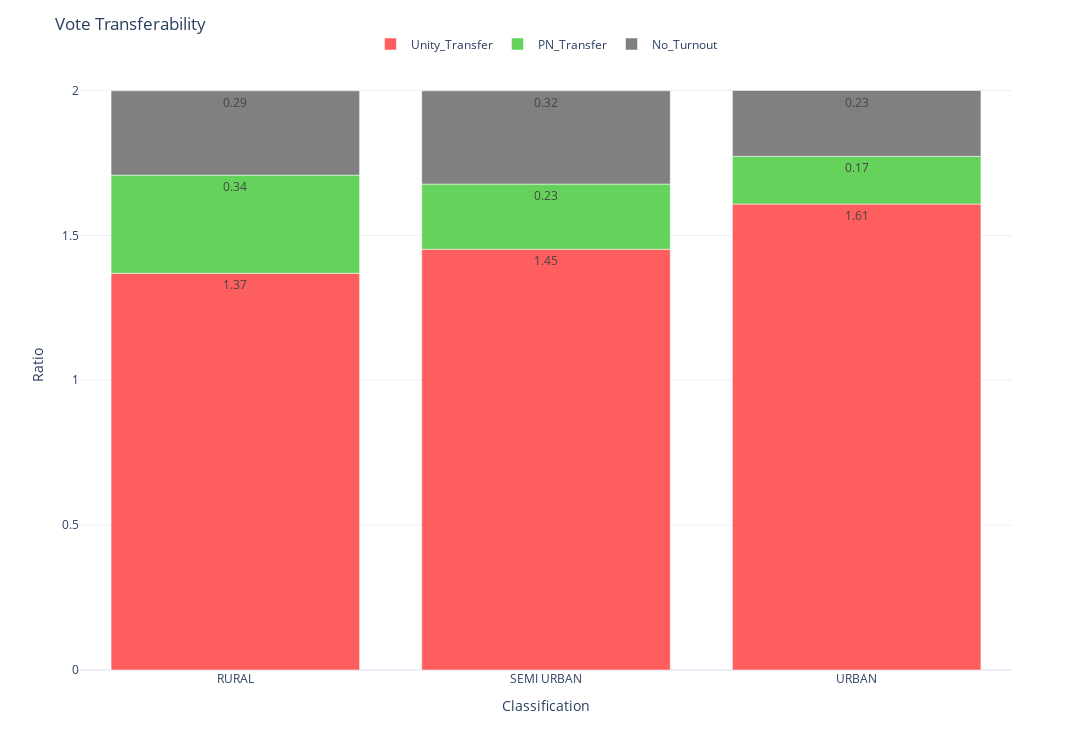

Here is the notebook cell this chart was saved with:
### Markdown cell above
## By Classification

### Code cell
grp_df2 = compute_transfer(xdf, groupby='Classification')

display(grp_df2.style.format("{:,}", ['GE15_Total', 'PRN_Total']).format("{:.2f}", ['Unity_Transfer', 'PN_Transfer', 'No_Turnout']))
long_df = grp_df2[['Unity_Transfer', 'PN_Transfer', 'No_Turnout']].reset_index().melt(id_vars='Classification')
long_df.columns = ['Classification', 'Transfer', 'Ratio']

color_mapping = {
    'Unity_Transfer': '#FF5E5E',  # Darker pastel red
    'PN_Transfer': '#65D25C',     # Darker pastel green
    'No_Turnout': 'grey'
}
# Create a stacked bar plot using Plotly
fig = px.bar(long_df, x='Classification', y='Ratio', color='Transfer', barmode='relative', color_discrete_map=color_mapping)
fig.update_traces(texttemplate='%{y:.2f}', textposition='inside',)

custom_order = ['SELANGOR', 'NEGERI SEMBILAN', 'PULAU PINANG', 'KEDAH', 'KELANTAN', 'TERENGGANU']
fig.update_layout(title='Vote Transferability',
    xaxis_title='Classification',
    yaxis_title='Ratio',
    height=750, width=1450,template='plotly_white', xaxis=dict(categoryorder='array', categoryarray=custom_order),
                      legend=dict(title=None,orientation='h', yanchor='top', y=1.05, xanchor='center', x=0.5)  # Centered legend at the top
                 
                 )
fig.show(config={'displayModeBar': False} )

### Figure 1 — Plotly figure (JSON) as saved in the notebook; plotly's stock layout.template omitted (floating-point values rounded to 4 significant figures)
{"data": [{"alignmentgroup": "True", "hovertemplate": "Transfer=Unity_Transfer<br>Classification=%{x}<br>Ratio=%{y}<extra></extra>", "legendgroup": "Unity_Transfer", "marker": {"color": "#FF5E5E", "pattern": {"shape": ""}}, "name": "Unity_Transfer", "offsetgroup": "Unity_Transfer", "orientation": "v", "showlegend": true, "textposition": "inside", "texttemplate": "%{y:.2f}", "type": "bar", "x": ["RURAL", "SEMI URBAN", "URBAN"], "xaxis": "x", "y": [1.369, 1.452, 1.608], "yaxis": "y"}, {"alignmentgroup": "True", "hovertemplate": "Transfer=PN_Transfer<br>Classification=%{x}<br>Ratio=%{y}<extra></extra>", "legendgroup": "PN_Transfer", "marker": {"color": "#65D25C", "pattern": {"shape": ""}}, "name": "PN_Transfer", "offsetgroup": "PN_Transfer", "orientation": "v", "showlegend": true, "textposition": "inside", "texttemplate": "%{y:.2f}", "type": "bar", "x": ["RURAL", "SEMI URBAN", "URBAN"], "xaxis": "x", "y": [0.339, 0.225, 0.165], "yaxis": "y"}, {"alignmentgroup": "True", "hovertemplate": "Transfer=No_Turnout<br>Classification=%{x}<br>Ratio=%{y}<extra></extra>", "legendgroup": "No_Turnout", "marker": {"color": "grey", "pattern": {"shape": ""}}, "name": "No_Turnout", "offsetgroup": "No_Turnout", "orientation": "v", "showlegend": true, "textposition": "inside", "texttemplate": "%{y:.2f}", "type": "bar", "x": ["RURAL", "SEMI URBAN", "URBAN"], "xaxis": "x", "y": [0.291, 0.322, 0.227], "yaxis": "y"}], "layout": {"barmode": "relative", "height": 750, "legend": {"orientation": "h", "title": {}, "tracegroupgap": 0, "x": 0.5, "xanchor": "center", "y": 1.05, "yanchor": "top"}, "margin": {"t": 60}, "title": {"text": "Vote Transferability"}, "width": 1450, "xaxis": {"anchor": "y", "autorange": true, "categoryarray": ["SELANGOR", "NEGERI SEMBILAN", "PULAU PINANG", "KEDAH", "KELANTAN", "TERENGGANU"], "categoryorder": "array", "domain": [0, 1], "range": [5.5, 8.5], "title": {"text": "Classification"}, "type": "category"}, "yaxis": {"anchor": "x", "autorange": true, "domain": [0, 1], "range": [0, 2.105], "title": {"text": "Ratio"}, "type": "linear"}}}
